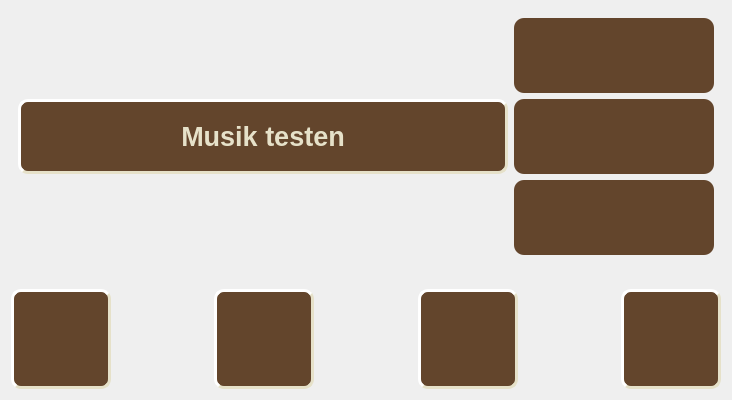
<?xml version="1.0" encoding="UTF-8"?>
<ui version="4.0">
 <class>DialogSettings</class>
 <widget class="QWidget" name="DialogSettings">
  <property name="geometry">
   <rect>
    <x>0</x>
    <y>0</y>
    <width>732</width>
    <height>400</height>
   </rect>
  </property>
  <property name="windowTitle">
   <string>Form</string>
  </property>
  <property name="styleSheet">
   <string notr="true">QToolButton {
    background-color: rgb(99, 69, 44);
    border-style: outset;
    border-width: 3px;
    border-radius: 10px;
    border-color: rgb(230, 225, 201);
    padding: 6px;
   color: rgb(230, 225, 201);

}

QToolButton:pressed {
    border-style: inset;
	border-color: rgb(172, 147,98);
}

QToolButton:checked {
    border-style: inset;
	border-color: rgb(230, 225, 201);
	color: rgb(172, 147,98);
}</string>
  </property>
  <layout class="QVBoxLayout" name="verticalLayout">
   <item>
    <layout class="QGridLayout" name="gridLayout_3">
     <property name="leftMargin">
      <number>7</number>
     </property>
     <property name="topMargin">
      <number>7</number>
     </property>
     <property name="rightMargin">
      <number>7</number>
     </property>
     <property name="bottomMargin">
      <number>7</number>
     </property>
     <item row="2" column="1">
      <widget class="QPushButton" name="pushButtonVolumeIncrement">
       <property name="minimumSize">
        <size>
         <width>200</width>
         <height>75</height>
        </size>
       </property>
       <property name="maximumSize">
        <size>
         <width>200</width>
         <height>16777215</height>
        </size>
       </property>
       <property name="styleSheet">
        <string notr="true">QPushButton {
    background-color: rgb(99, 69, 44);
    border-style: outset;
    border-width: 0px;
    border-radius: 10px;
    border-color: rgb(230, 225, 201);
    padding: 6px;
	image: url(:/icons/icons/plus-on.svg);
}

QPushButton:pressed {
    border-style: inset;
	border-color: rgb(172, 147,98);

	image: url(:/icons/icons/plus-off.svg);
}

QPushButton:disabled {
    border-style: inset;
	border-color: rgb(0, 147,98);

	image: url(:/icons/icons/plus-off.svg);
}</string>
       </property>
       <property name="text">
        <string/>
       </property>
      </widget>
     </item>
     <item row="0" column="1">
      <widget class="QPushButton" name="pushButtonVolumeDecrement">
       <property name="minimumSize">
        <size>
         <width>0</width>
         <height>75</height>
        </size>
       </property>
       <property name="styleSheet">
        <string notr="true">QPushButton {
    background-color: rgb(99, 69, 44);
    border-style: outset;
    border-width: 0px;
    border-radius: 10px;
    border-color: rgb(230, 225, 201);
    padding: 6px;
	image: url(:/icons/icons/minus-on.svg);
}

QPushButton:pressed {
    border-style: inset;
	border-color: rgb(172, 147,98);

	image: url(:/icons/icons/minus-off.svg);
}

QPushButton:disabled {
    border-style: inset;
	border-color: rgb(0, 147,98);

	image: url(:/icons/icons/minus-off.svg);
}</string>
       </property>
       <property name="text">
        <string/>
       </property>
      </widget>
     </item>
     <item row="1" column="0">
      <widget class="QToolButton" name="pushButtonTest">
       <property name="sizePolicy">
        <sizepolicy hsizetype="Minimum" vsizetype="Expanding">
         <horstretch>0</horstretch>
         <verstretch>0</verstretch>
        </sizepolicy>
       </property>
       <property name="minimumSize">
        <size>
         <width>0</width>
         <height>75</height>
        </size>
       </property>
       <property name="maximumSize">
        <size>
         <width>16777215</width>
         <height>75</height>
        </size>
       </property>
       <property name="font">
        <font>
         <pointsize>20</pointsize>
         <bold>true</bold>
        </font>
       </property>
       <property name="text">
        <string>Musik testen</string>
       </property>
       <property name="checkable">
        <bool>true</bool>
       </property>
       <property name="toolButtonStyle">
        <enum>Qt::ToolButtonTextOnly</enum>
       </property>
      </widget>
     </item>
     <item row="1" column="1">
      <widget class="QLabel" name="labelVolume">
       <property name="minimumSize">
        <size>
         <width>0</width>
         <height>75</height>
        </size>
       </property>
       <property name="styleSheet">
        <string notr="true">QLabel {
	background-color: rgb(99, 69, 44);
   border-style: outset;
   border-width: 0px;
   border-radius: 10px;
   border-color: rgb(230, 225, 201);
   padding: 6px;
  image: url(:/icons/icons/volume-0.svg);
 }</string>
       </property>
       <property name="text">
        <string/>
       </property>
       <property name="scaledContents">
        <bool>false</bool>
       </property>
       <property name="alignment">
        <set>Qt::AlignCenter</set>
       </property>
      </widget>
     </item>
     <item row="2" column="0">
      <widget class="QLabel" name="labelMusicStatus">
       <property name="text">
        <string/>
       </property>
       <property name="alignment">
        <set>Qt::AlignCenter</set>
       </property>
       <property name="wordWrap">
        <bool>true</bool>
       </property>
      </widget>
     </item>
    </layout>
   </item>
   <item>
    <spacer name="verticalSpacer">
     <property name="orientation">
      <enum>Qt::Vertical</enum>
     </property>
     <property name="sizeHint" stdset="0">
      <size>
       <width>0</width>
       <height>0</height>
      </size>
     </property>
    </spacer>
   </item>
   <item>
    <layout class="QHBoxLayout" name="horizontalLayout_2">
     <item>
      <widget class="QPushButton" name="pushButtonExit">
       <property name="minimumSize">
        <size>
         <width>100</width>
         <height>100</height>
        </size>
       </property>
       <property name="styleSheet">
        <string notr="true">QPushButton {
    background-color: rgb(99, 69, 44);
    border-style: outset;
    border-width: 3px;
    border-radius: 10px;
    border-color: rgb(230, 225, 201);
    padding: 6px;
	image: url(:/icons/icons/x-icon-on.svg);
}

QPushButton:pressed {
    border-style: inset;
	border-color: rgb(172, 147,98);

	image: url(:/icons/icons/x-icon-off.svg);
}</string>
       </property>
       <property name="text">
        <string/>
       </property>
      </widget>
     </item>
     <item>
      <spacer name="horizontalSpacer_2">
       <property name="orientation">
        <enum>Qt::Horizontal</enum>
       </property>
       <property name="sizeHint" stdset="0">
        <size>
         <width>40</width>
         <height>20</height>
        </size>
       </property>
      </spacer>
     </item>
     <item>
      <widget class="QPushButton" name="pushButtonTime">
       <property name="minimumSize">
        <size>
         <width>100</width>
         <height>100</height>
        </size>
       </property>
       <property name="styleSheet">
        <string notr="true">QPushButton {
    background-color: rgb(99, 69, 44);
    border-style: outset;
    border-width: 3px;
    border-radius: 10px;
    border-color: rgb(230, 225, 201);
    padding: 6px;
	image: url(:/icons/icons/time-settings-on.svg);
}

QPushButton:pressed {
    border-style: inset;
	border-color: rgb(172, 147,98);

	image: url(:/icons/icons/time-settings-off.svg);
}</string>
       </property>
       <property name="text">
        <string/>
       </property>
      </widget>
     </item>
     <item>
      <spacer name="horizontalSpacer_3">
       <property name="orientation">
        <enum>Qt::Horizontal</enum>
       </property>
       <property name="sizeHint" stdset="0">
        <size>
         <width>40</width>
         <height>20</height>
        </size>
       </property>
      </spacer>
     </item>
     <item>
      <widget class="QPushButton" name="pushButtonWlan">
       <property name="minimumSize">
        <size>
         <width>100</width>
         <height>100</height>
        </size>
       </property>
       <property name="styleSheet">
        <string notr="true">QPushButton {
    background-color: rgb(99, 69, 44);
    border-style: outset;
    border-width: 3px;
    border-radius: 10px;
    border-color: rgb(230, 225, 201);
    padding: 6px;
	image: url(:/icons/icons/wlan.svg);
}

QPushButton:pressed {
    border-style: inset;
	border-color: rgb(172, 147,98);

	image: url(:/icons/icons/wlan.svg);
}</string>
       </property>
       <property name="text">
        <string/>
       </property>
      </widget>
     </item>
     <item>
      <spacer name="horizontalSpacer">
       <property name="orientation">
        <enum>Qt::Horizontal</enum>
       </property>
       <property name="sizeHint" stdset="0">
        <size>
         <width>40</width>
         <height>20</height>
        </size>
       </property>
      </spacer>
     </item>
     <item>
      <widget class="QPushButton" name="pushButtonDone">
       <property name="minimumSize">
        <size>
         <width>100</width>
         <height>100</height>
        </size>
       </property>
       <property name="styleSheet">
        <string notr="true">QPushButton {
    background-color: rgb(99, 69, 44);
    border-style: outset;
    border-width: 3px;
    border-radius: 10px;
    border-color: rgb(230, 225, 201);
    padding: 6px;
	image: url(:/icons/icons/ok-on.svg);
}

QPushButton:pressed {
    border-style: inset;
	border-color: rgb(172, 147,98);

	image: url(:/icons/icons/ok-off.svg);
}</string>
       </property>
       <property name="text">
        <string/>
       </property>
      </widget>
     </item>
    </layout>
   </item>
  </layout>
 </widget>
 <resources/>
 <connections/>
</ui>
